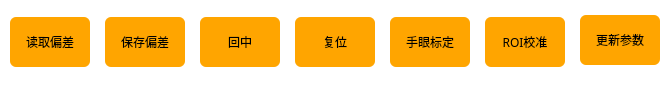
   <widget class="QWidget" name="widget_14" native="true">
    <property name="geometry">
     <rect>
      <x>690</x>
      <y>555</y>
      <width>671</width>
      <height>85</height>
     </rect>
    </property>
    <property name="styleSheet">
     <string notr="true">background-color: rgb(255, 255, 255,);
border-radius:6px;</string>
    </property>
    <widget class="QPushButton" name="pushButton_delete_2">
     <property name="geometry">
      <rect>
       <x>20</x>
       <y>170</y>
       <width>90</width>
       <height>40</height>
      </rect>
     </property>
     <property name="font">
      <font>
       <family>Source Han Sans CN</family>
      </font>
     </property>
     <property name="styleSheet">
      <string notr="true">QPushButton{
border:2px;
background-color: #FFA500;
color: rgb(255, 255, 255);
}
QPushButton:pressed{
border:2px solid rgb(255, 102, 0, 0);}</string>
     </property>
     <property name="text">
      <string>删除</string>
     </property>
    </widget>
    <widget class="QPushButton" name="pushButton_roi">
     <property name="geometry">
      <rect>
       <x>485</x>
       <y>17</y>
       <width>80</width>
       <height>50</height>
      </rect>
     </property>
     <property name="font">
      <font>
       <family>Source Han Sans CN</family>
      </font>
     </property>
     <property name="styleSheet">
      <string notr="true">QPushButton{
border:2px;
background-color: #FFA500;
color: rgb(0, 0, 0);
}
QPushButton:pressed{
border:2px solid rgb(255, 102, 0, 0);}
</string>
     </property>
     <property name="text">
      <string>ROI校准</string>
     </property>
    </widget>
    <widget class="QPushButton" name="pushButton_read_dev">
     <property name="geometry">
      <rect>
       <x>10</x>
       <y>17</y>
       <width>80</width>
       <height>50</height>
      </rect>
     </property>
     <property name="font">
      <font>
       <family>Source Han Sans CN</family>
      </font>
     </property>
     <property name="styleSheet">
      <string notr="true">QPushButton{
border:2px;
background-color: #FFA500;
color: rgb(0, 0, 0);
}
QPushButton:pressed{
border:2px solid rgb(255, 102, 0, 0);}</string>
     </property>
     <property name="text">
      <string>读取偏差</string>
     </property>
     <property name="iconSize">
      <size>
       <width>40</width>
       <height>40</height>
      </size>
     </property>
    </widget>
    <widget class="QPushButton" name="pushButton_save_dev">
     <property name="geometry">
      <rect>
       <x>105</x>
       <y>17</y>
       <width>80</width>
       <height>50</height>
      </rect>
     </property>
     <property name="font">
      <font>
       <family>Source Han Sans CN</family>
      </font>
     </property>
     <property name="styleSheet">
      <string notr="true">QPushButton{
border:2px;
background-color: #FFA500;
color: rgb(0, 0, 0);
}
QPushButton:pressed{
border:2px solid rgb(255, 102, 0, 0);}</string>
     </property>
     <property name="text">
      <string>保存偏差</string>
     </property>
     <property name="iconSize">
      <size>
       <width>40</width>
       <height>40</height>
      </size>
     </property>
    </widget>
    <widget class="QPushButton" name="pushButton_calibrate">
     <property name="geometry">
      <rect>
       <x>390</x>
       <y>17</y>
       <width>80</width>
       <height>50</height>
      </rect>
     </property>
     <property name="font">
      <font>
       <family>Source Han Sans CN</family>
      </font>
     </property>
     <property name="styleSheet">
      <string notr="true">QPushButton{
border:2px;
background-color: #FFA500;
color: rgb(0, 0, 0);
}
QPushButton:pressed{
border:2px solid rgb(255, 102, 0, 0);}
</string>
     </property>
     <property name="text">
      <string>手眼标定</string>
     </property>
     <property name="iconSize">
      <size>
       <width>30</width>
       <height>30</height>
      </size>
     </property>
    </widget>
    <widget class="QPushButton" name="pushButton_reset">
     <property name="geometry">
      <rect>
       <x>200</x>
       <y>17</y>
       <width>80</width>
       <height>50</height>
      </rect>
     </property>
     <property name="font">
      <font>
       <family>Source Han Sans CN</family>
      </font>
     </property>
     <property name="styleSheet">
      <string notr="true">QPushButton{
border:2px;
background-color: #FFA500;
color: rgb(0, 0, 0);
}
QPushButton:pressed{
border:2px solid rgb(255, 102, 0, 0);}</string>
     </property>
     <property name="text">
      <string>回中</string>
     </property>
     <property name="iconSize">
      <size>
       <width>40</width>
       <height>40</height>
      </size>
     </property>
    </widget>
    <widget class="QPushButton" name="pushButton_init">
     <property name="geometry">
      <rect>
       <x>295</x>
       <y>17</y>
       <width>80</width>
       <height>50</height>
      </rect>
     </property>
     <property name="font">
      <font>
       <family>Source Han Sans CN</family>
      </font>
     </property>
     <property name="styleSheet">
      <string notr="true">QPushButton{
border:2px;
background-color: #FFA500;
color: rgb(0, 0, 0);
}
QPushButton:pressed{
border:2px solid rgb(255, 102, 0, 0);}</string>
     </property>
     <property name="text">
      <string>复位</string>
     </property>
     <property name="iconSize">
      <size>
       <width>40</width>
       <height>40</height>
      </size>
     </property>
    </widget>
    <widget class="QPushButton" name="pushButton_update_config">
     <property name="geometry">
      <rect>
       <x>580</x>
       <y>15</y>
       <width>80</width>
       <height>50</height>
      </rect>
     </property>
     <property name="font">
      <font>
       <family>Source Han Sans CN</family>
      </font>
     </property>
     <property name="styleSheet">
      <string notr="true">QPushButton{
border:2px;
background-color: #FFA500;
color: rgb(0, 0, 0);
}
QPushButton:pressed{
border:2px solid rgb(255, 102, 0, 0);}
</string>
     </property>
     <property name="text">
      <string>更新参数</string>
     </property>
    </widget>
   </widget>
